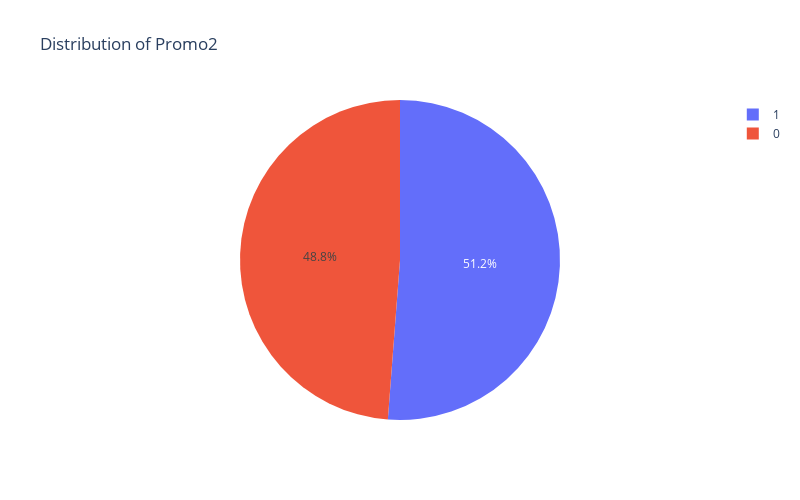

The notebook cell this image was saved under:
### Code cell
plotly_plot_pie(store_df, 'Promo2')

### Figure 1 — Plotly figure (JSON) as saved in the notebook; plotly's stock layout.template omitted (floating-point values rounded to 4 significant figures)
{"data": [{"domain": {"x": [0, 1], "y": [0, 1]}, "hovertemplate": "Promo2=%{label}<br>count=%{value}<extra></extra>", "labels": [1, 0], "legendgroup": "", "name": "", "showlegend": true, "type": "pie", "values": [571, 544]}], "layout": {"height": 500, "legend": {"tracegroupgap": 0}, "title": {"text": "Distribution of Promo2"}, "width": 800}}
